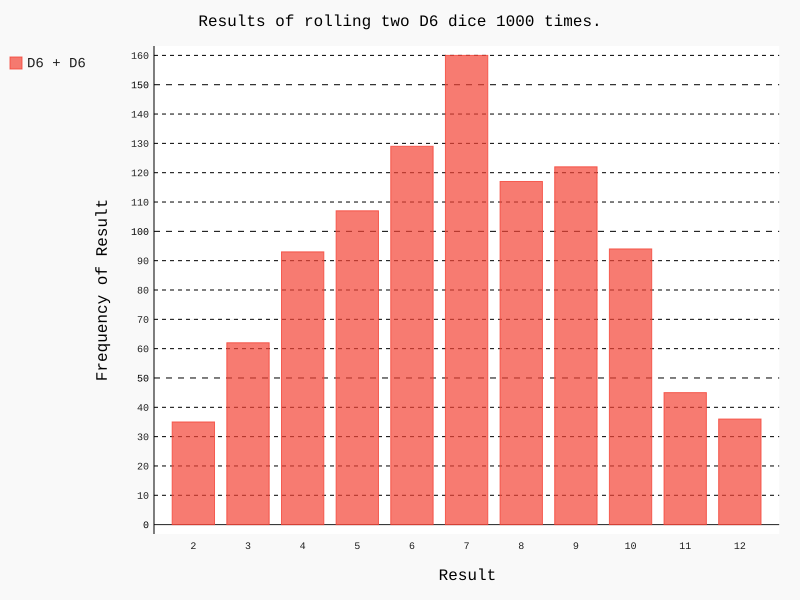

Recreate this plot in Python.
#dice_visual.py 
import pygal 
from die import Die

# Cria dois dados D6
die_1 = Die()
die_2 = Die()

# Faz alguns lançamentos e armazena os resultados em uma lista 
results = []
for roll_num in range(1000): 
    result = die_1.roll() + die_2.roll() 
    results.append(result)
    
# Analisa os resultados 
frequencies = []
max_result = die_1.num_sides + die_2.num_sides  
for value in range(2, max_result+1): 
    frequency = results.count(value) 
    frequencies.append(frequency)

# Visualiza os resultados 
hist = pygal.Bar()
hist.title = "Results of rolling two D6 dice 1000 times."
hist.x_labels = ['2', '3', '4', '5', '6', '7', '8', '9', '10', '11', '12']
hist.x_title = "Result"
hist.y_title = "Frequency of Result"
hist.add('D6 + D6', frequencies) 
hist.render_to_file('dice_visual.svg')
